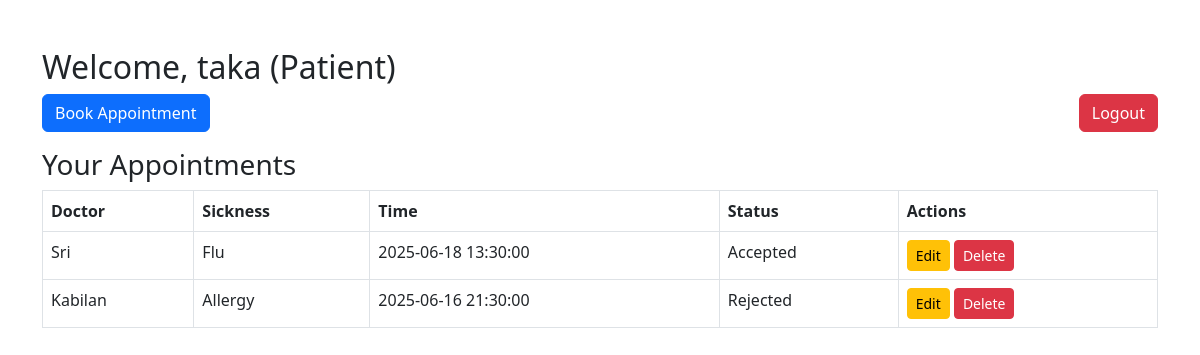
The app's page /dashboard_patient.php (signed in) with its own data.
### tables this page shows
CREATE TABLE `appointments` (
  `id` int(11) NOT NULL,
  `patient_id` int(11) NOT NULL,
  `doctor_id` int(11) NOT NULL,
  `sickness_id` int(11) NOT NULL,
  `appointment_time` datetime NOT NULL,
  `status` enum('pending','accepted','rejected','completed') DEFAULT 'pending'
);

CREATE TABLE `users` (
  `id` int(11) NOT NULL,
  `name` varchar(100) DEFAULT NULL,
  `email` varchar(100) DEFAULT NULL,
  `password` text DEFAULT NULL,
  `role` enum('patient','doctor') NOT NULL
);

CREATE TABLE `sickness_types` (
  `id` int(11) NOT NULL,
  `name` varchar(100) NOT NULL
);

### dashboard_patient.php (the view, shortened to what this page needs)
<?php
include 'includes/db_connect.php';
?>
<!DOCTYPE html>
<html lang="en">
<head>
  <link href="https://cdn.jsdelivr.net/npm/bootstrap@5.3.0/dist/css/bootstrap.min.css" rel="stylesheet" />
</head>
<body>
<div class="container mt-5">
    <h2>Welcome, <?php echo htmlspecialchars($_SESSION['name']); ?> (Patient)</h2>
    <a href="book_appointment.php" class="btn btn-primary mb-3">Book Appointment</a>
    <a href="logout.php" class="btn btn-danger mb-3 float-end">Logout</a>
    <h3>Your Appointments</h3>
    <table class="table table-bordered">
      <thead>
        <tr>
          <th>Doctor</th>
          <th>Sickness</th>
          <th>Time</th>
          <th>Status</th>
          <th>Actions</th>
        </tr>
      </thead>
      <tbody>
      <?php
        $stmt = $conn->prepare("SELECT a.id, u.name AS doctor_name, s.name AS sickness_name, a.appointment_time, a.status
                                FROM appointments a
                                JOIN users u ON a.doctor_id = u.id
                                JOIN sickness_types s ON a.sickness_id = s.id
                                WHERE a.patient_id = ? ORDER BY a.appointment_time DESC");
        $stmt->bind_param("i", $_SESSION['user_id']);
        $stmt->execute();
        $result = $stmt->get_result();
        if ($result->num_rows == 0) {
            echo "<tr><td colspan='5'>No appointments yet.</td></tr>";
        } else {
            while ($row = $result->fetch_assoc()) {
                echo "<tr>
                        <td>" . htmlspecialchars($row['doctor_name']) . "</td>
                        <td>" . htmlspecialchars($row['sickness_name']) . "</td>
                        <td>" . htmlspecialchars($row['appointment_time']) . "</td>
                        <td>" . ucfirst($row['status']) . "</td>
                        <td>
                          <a href='edit_appointment.php?id=" . $row['id'] . "' class='btn btn-sm btn-warning'>Edit</a>
                          <a href='delete_appointment.php?id=" . $row['id'] . "' class='btn btn-sm btn-danger' onclick=\"return confirm('Are you sure you want to delete this appointment?');\">Delete</a>
                        </td>
                      </tr>";
            }
        }
      ?>
      </tbody>
    </table>
</div>
</body>
</html>

### records on screen
appointments: doctor.name "Sri", sickness.name "Flu", appointment_time "2025-06-18 13:30:00", status "Accepted"
appointments: doctor.name "Kabilan", sickness.name "Allergy", appointment_time "2025-06-16 21:30:00", status "Rejected"

### other values on screen
$_SESSION['name'] "taka"
